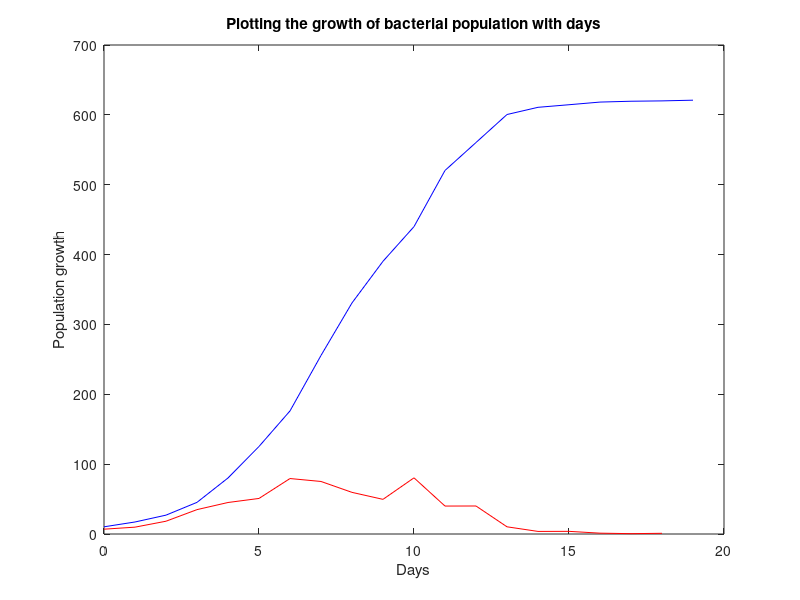

MATLAB code to generate this figure:
clear all; clc;
x = [0 1 2 3 4 5 6 7 8 9 10 11 12 13 14 15 16 17 18 19];
x1 = [0 1 2 3 4 5 6 7 8 9 10 11 12 13 14 15 16 17 18 ];
# actual population
y= [10.3 17.2 27 45.3 80.2 125.3 176.2 255.6 330.8 390.4 440 520.4 560.4 600.5 610.8 614.5 618.3 619.5 620 621];
y1= [6.9 9.8 18.3 34.9 45.1 50.9 79.4]; # change in population upto 7 data points

# calculating the change from the population
for i = 1:19
  y1(i) = y(i+1) - y(i);
end
y1
plot(x,y,'b-');
hold on;
plot(x1,y1,'r-');

xlabel('Days')
ylabel('Population growth')
title('Plotting the growth of bacterial population with days')
# plot days vs actual population
# then plot the change in population in the same graph
# have to plot two x arrays as the number of data points is different

### ===================================================================================================
### Practical sheet 6
### Question 1
##K = 100 * 1.5 * 250 # carrying capacity
##
###Question 3
##x = [1 2 3 4 5 6 7 8 9 10 11 12 13 14 15 16 17 18 19 20 21 22 23 24]
##y = [0.3 0.36 0.44 0.54 0.66 0.8 0.98 1.18 1.44 1.74 2.11 2.54 3.06 3.67 4.39 5.23 6.19 7.29 8.55 9.94 11.47 13.12 14.87 16.7]
##p = polyfit(x,y,1)
##
##y1=polyval(p,x)
##
###The polyval function in Octave is used to evaluate a polynomial at specific values.
###When called with the coefficients p of a polynomial and an array of values x,
###polyval computes the polynomial's values at each point in the array x.
##
##plot(x,y1,x,y,'or')

